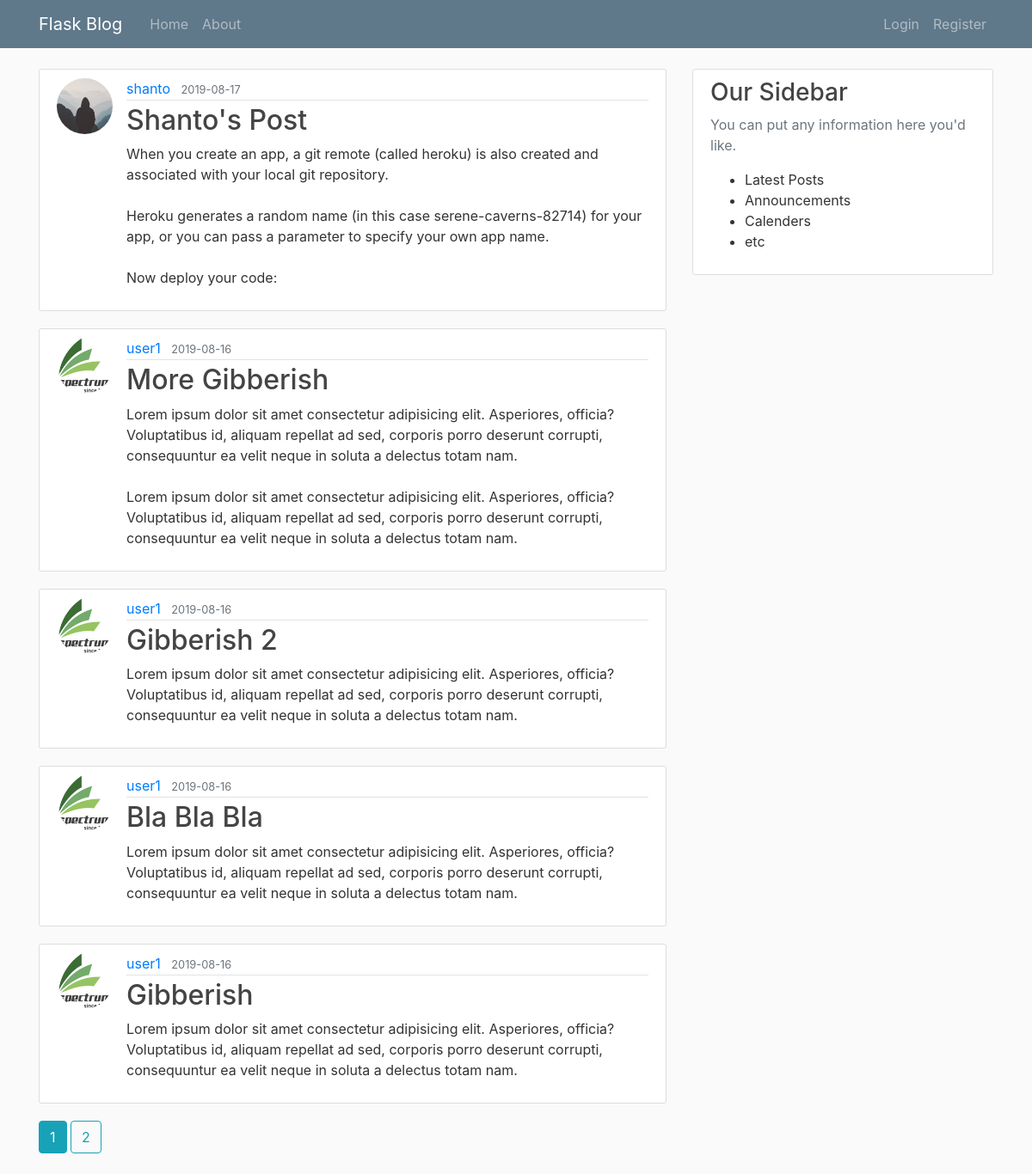
Page /home on the earlier database version.
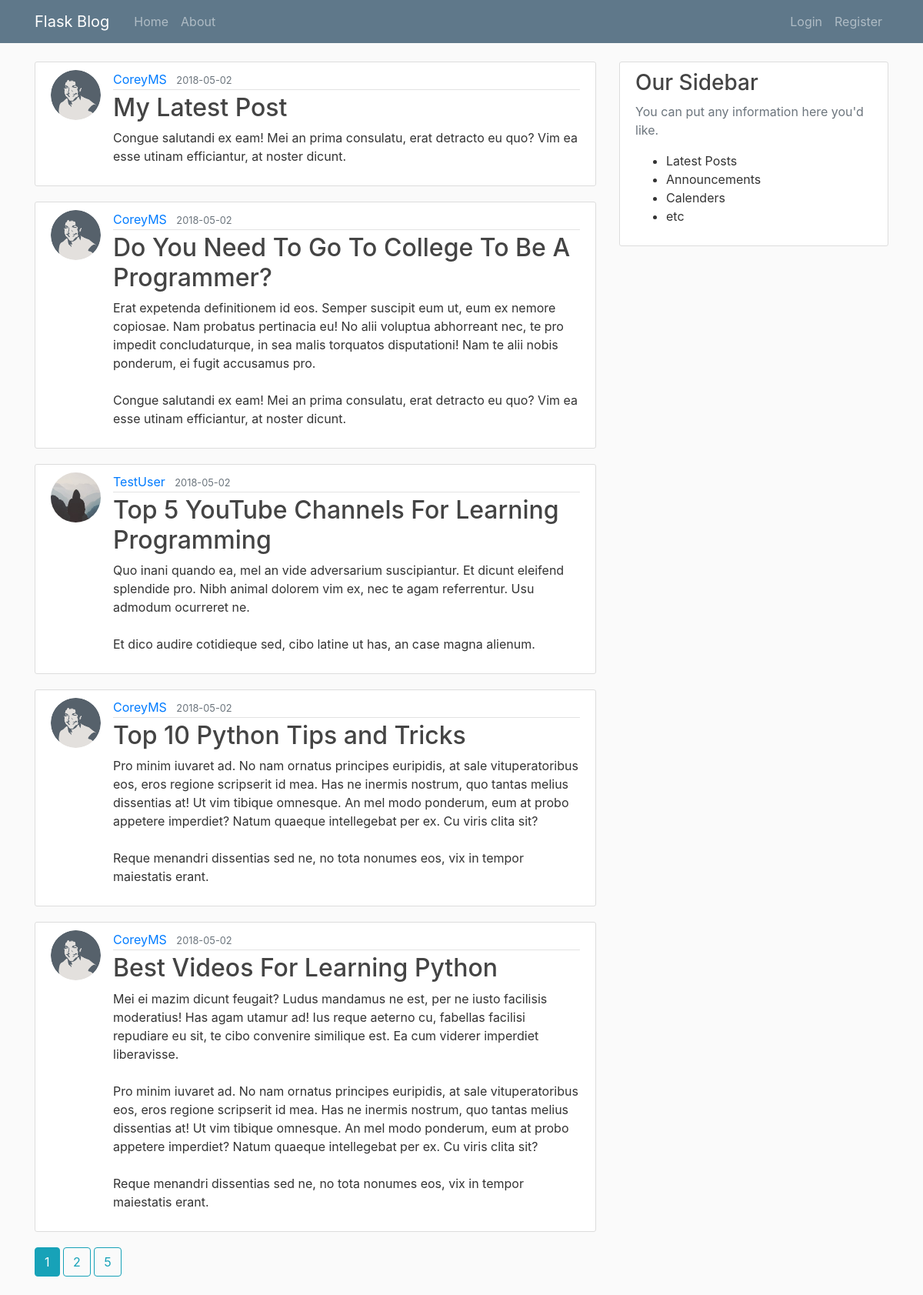
Same page on the later database version.
### flaskblog/models.py (models this page shows, shortened)
class Post(db.Model):
    id = db.Column(db.Integer, primary_key=True)
    title = db.Column(db.String(100), nullable=False)
    date_posted = db.Column(db.DateTime, nullable=False, default=datetime.utcnow)
    content = db.Column(db.Text, nullable=False)
    user_id = db.Column(db.Integer, db.ForeignKey('user.id'), nullable=False)

class User(db.Model, UserMixin):
    id = db.Column(db.Integer, primary_key=True)
    username = db.Column(db.String(20), unique=True, nullable=False)
    email = db.Column(db.String(120), unique=True, nullable=False)
    image_file = db.Column(db.String(20), nullable=False, default='default.jpg')
    password = db.Column(db.String(60), nullable=False)
    posts = db.relationship('Post', backref='author', lazy=True)

### flaskblog/main/routes.py (the view)
@main.route('/')
@main.route('/home')
def home():
    page = request.args.get('page', 1, type=int)
    posts = Post.query.order_by(
        Post.date_posted.desc()).paginate(page=page, per_page=5)
    return render_template('home.html', posts=posts)

### flaskblog/templates/home.html (shortened to what this page needs)
{% extends "layout.html" %}
{% block content %}
    {% for post in posts.items %}
        <article class="media content-section">
            <img class="rounded-circle article-img" src="{{ url_for('static', filename='profile_pics/' + post.author.image_file) }}">
            <div class="media-body">
                <div class="article-metadata">
                    <a class="mr-2" href="{{ url_for('users.user_posts', username=post.author.username)}}">{{ post.author.username }}</a>
                    <small class="text-muted">{{ post.date_posted.strftime('%Y-%m-%d') }}</small>
                </div>
                <h2><a class="article-title" href="{{ url_for('posts.post', post_id=post.id) }}">{{ post.title }}</a></h2>
                <p class="article-content">{{ post.content }}</p>
            </div>
        </article>
    {% endfor %}
    {% for page_num in posts.iter_pages(left_edge=1, right_edge=1, left_current=1, right_current=2) %}
        {% if page_num %}
            {% if posts.page == page_num %}
                <a class="btn btn-info mb-4" href="{{ url_for('main.home', page=page_num) }}">{{ page_num }}</a>
            {% else %}
                <a class="btn btn-outline-info mb-4" href="{{ url_for('main.home', page=page_num) }}">{{ page_num }}</a>
            {% endif %}
        {% endif %}
    {% endfor %}
{% endblock content %}

### flaskblog/templates/layout.html (shortened to what this page needs)
<!doctype html>
<html lang="en">
<head>
    <link rel="stylesheet" href="https://stackpath.bootstrapcdn.com/bootstrap/4.3.1/css/bootstrap.min.css"
>
    <link rel="stylesheet" type="text/css" href="{{ url_for('static', filename='main.css') }}">
</head>
<body>
    <header>
        <nav class="navbar navbar-expand-md navbar-dark bg-steel fixed-top">
            <div class="container">
                <a class="navbar-brand mr-4" href="/">Flask Blog</a>
                <div class="collapse navbar-collapse" id="navbarToggle">
                    <div class="navbar-nav mr-auto">
                        <a  class="nav-item nav-link" href="{{ url_for('main.home') }}">Home</a>
                        <a  class="nav-item nav-link" href="{{ url_for('main.about') }}">About</a>
                    </div>
                    <div class="navbar-nav">
                        {% if current_user.is_authenticated %}
                        <a class="nav-item nav-link" href="{{ url_for('posts.new_post') }}">New Post</a>
                        <a class="nav-item nav-link" href="{{ url_for('users.account') }}">Account</a>
                        <a class="nav-item nav-link" href="{{ url_for('users.logout') }}">Logout</a>
                        {% else %}
                        <a  class="nav-item nav-link" href="{{ url_for('users.login') }}">Login</a>
                        <a  class="nav-item nav-link" href="{{ url_for('users.register') }}">Register</a>
                        {% endif %}
                    </div>
                </div>
            </div>
        </nav>
    </header>
    <main role="main" class="container">
        <div class="row">
            <div class="col-md-8">
                {% block content %}{% endblock %}
            </div>
            <div class="col-md-4">
                <div class="content-section">
                    <h3>Our Sidebar</h3>
                    <p class="text-muted">You can put any information here you'd like.</p>
                    <ul>
                        <li>Latest Posts</li>
                        <li>Announcements</li>
                        <li>Calenders</li>
                        <li>etc</li>
                    </ul>
                </div>
            </div>
        </div>
    </main>
</body>
</html>

### flaskblog/static/main.css (style rules this page uses)
body { background: #fafafa; color: #333333; margin-top: 5rem; }
h1, h2, h3, h4, h5, h6 { color: #444444; }
.bg-steel { background-color: #5f788a; }
.content-section { background: #ffffff; padding: 10px 20px; border: 1px solid #dddddd; border-radius: 3px; margin-bottom: 20px; }
.article-title { color: #444444; }
.article-content { white-space: pre-line; }
.article-img { height: 65px; width: 65px; margin-right: 16px; }
.article-metadata { padding-bottom: 1px; margin-bottom: 4px; border-bottom: 1px solid #e3e3e3 }

Differences in the rows shown:
no longer on this page (row edited): Post: image_file (placeholder picture), author.username "shanto", date_posted "2019-08-17", title "Shanto's Post", content "When you create an app, a git remote (called heroku) is also created and associated with your local git repository. Heroku generates a random name (in this case serene-caverns-82714) for your app, or you can pass a parameter to specify your own app name. Now deploy your code:"
no longer on this page (row edited): Post: image_file (picture), author.username "user1", date_posted "2019-08-16", title "More Gibberish", content "Lorem ipsum dolor sit amet consectetur adipisicing elit. Asperiores, officia? Voluptatibus id, aliquam repellat ad sed, corporis porro deserunt corrupti, consequuntur ea velit neque in soluta a delectus totam nam. Lorem ipsum dolor sit amet consectetur adipisicing elit. Asperiores, officia? Voluptatibus id, aliquam repellat ad sed, corporis porro deserunt corrupti, consequuntur ea velit neque in soluta a delectus totam nam."
no longer on this page (row edited): Post: image_file (picture), author.username "user1", date_posted "2019-08-16", title "Gibberish 2", content "Lorem ipsum dolor sit amet consectetur adipisicing elit. Asperiores, officia? Voluptatibus id, aliquam repellat ad sed, corporis porro deserunt corrupti, consequuntur ea velit neque in soluta a delectus totam nam."
no longer on this page (row edited): Post: image_file (picture), author.username "user1", date_posted "2019-08-16", title "Bla Bla Bla", content "Lorem ipsum dolor sit amet consectetur adipisicing elit. Asperiores, officia? Voluptatibus id, aliquam repellat ad sed, corporis porro deserunt corrupti, consequuntur ea velit neque in soluta a delectus totam nam."
removed Post: image_file (picture), author.username "user1", date_posted "2019-08-16", title "Gibberish", content "Lorem ipsum dolor sit amet consectetur adipisicing elit. Asperiores, officia? Voluptatibus id, aliquam repellat ad sed, corporis porro deserunt corrupti, consequuntur ea velit neque in soluta a delectus totam nam."
added Post: image_file (picture), author.username "CoreyMS", date_posted "2018-05-02", title "My Latest Post", content "Congue salutandi ex eam! Mei an prima consulatu, erat detracto eu quo? Vim ea esse utinam efficiantur, at noster dicunt."
added Post: image_file (picture), author.username "CoreyMS", date_posted "2018-05-02", title "Do You Need To Go To College To Be A Programmer?", content "Erat expetenda definitionem id eos. Semper suscipit eum ut, eum ex nemore copiosae. Nam probatus pertinacia eu! No alii voluptua abhorreant nec, te pro impedit concludaturque, in sea malis torquatos disputationi! Nam te alii nobis ponderum, ei fugit accusamus pro. Congue salutandi ex eam! Mei an prima consulatu, erat detracto eu quo? Vim ea esse utinam efficiantur, at noster dicunt."
added Post: image_file (placeholder picture), author.username "TestUser", date_posted "2018-05-02", title "Top 5 YouTube Channels For Learning Programming", content "Quo inani quando ea, mel an vide adversarium suscipiantur. Et dicunt eleifend splendide pro. Nibh animal dolorem vim ex, nec te agam referrentur. Usu admodum ocurreret ne. Et dico audire cotidieque sed, cibo latine ut has, an case magna alienum."
added Post: image_file (picture), author.username "CoreyMS", date_posted "2018-05-02", title "Top 10 Python Tips and Tricks", content "Pro minim iuvaret ad. No nam ornatus principes euripidis, at sale vituperatoribus eos, eros regione scripserit id mea. Has ne inermis nostrum, quo tantas melius dissentias at! Ut vim tibique omnesque. An mel modo ponderum, eum at probo appetere imperdiet? Natum quaeque intellegebat per ex. Cu viris clita sit? Reque menandri dissentias sed ne, no tota nonumes eos, vix in tempor maiestatis erant."
added Post: image_file (picture), author.username "CoreyMS", date_posted "2018-05-02", title "Best Videos For Learning Python", content "Mei ei mazim dicunt feugait? Ludus mandamus ne est, per ne iusto facilisis moderatius! Has agam utamur ad! Ius reque aeterno cu, fabellas facilisi repudiare eu sit, te cibo convenire similique est. Ea cum viderer imperdiet liberavisse. Pro minim iuvaret ad. No nam ornatus principes euripidis, at sale vituperatoribus eos, eros regione scripserit id mea. Has ne inermis nostrum, quo tantas melius dissentias at! Ut vim tibique omnesque. An mel modo ponderum, eum at probo appetere imperdiet? Natum quaeque intellegebat per ex. Cu viris clita sit? Reque menandri dissentias sed ne, no tota nonumes eos, vix in tempor maiestatis erant."
Other differences:
new list line: "5"
